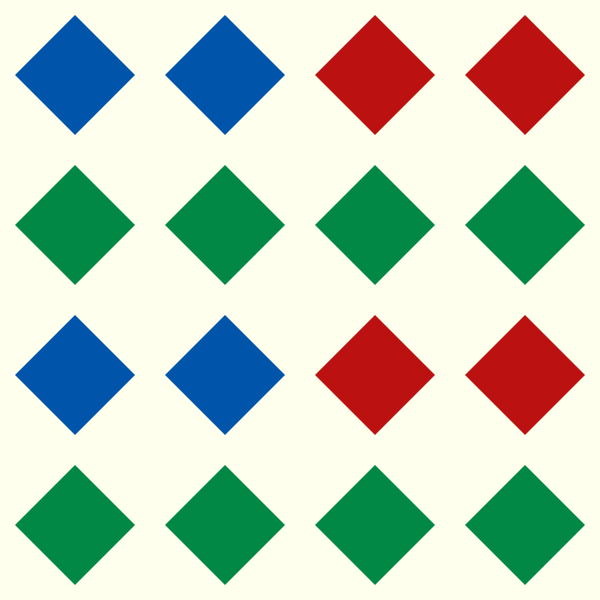

Write the Python code that produced this figure.
import os
import sys
sys.path.insert(0, os.path.abspath('..'))
import cairosvg

svg = cairosvg.SVG(600, 600)
svg.rect(600, 600, fill='#ffe')

g1 = svg.g(id='g1', fill='#05a')
path1 = g1.addChild('path', id='path1', d='M75,15 135,75 75,135 15,75z')
g1.addChild('use', href='#path1', transform='translate(150,0)')
g1.addChild('use', href='path1',  transform='translate(0,150)',   fill='#084')
g1.addChild('use', href=path1,    transform='translate(150,150)', fill='#084')

g2 = svg.g(id='g2', fill='#b11', transform='translate(300,0)')
g2.addChild('use', href='#path1')
use1 = g2.addChild('use', href='#path1', x=150, id='use1')
g2.addChild('use',        href='path1', y=150, fill='#084')
g2.addChild('use',        href=use1,    y=150, fill='#084')

# fill should be ignored here
svg.use('#g1', fill='#000', y=300)
svg.use(g2,    fill='#000', y=300)

svg.export('test_g_use.png')
